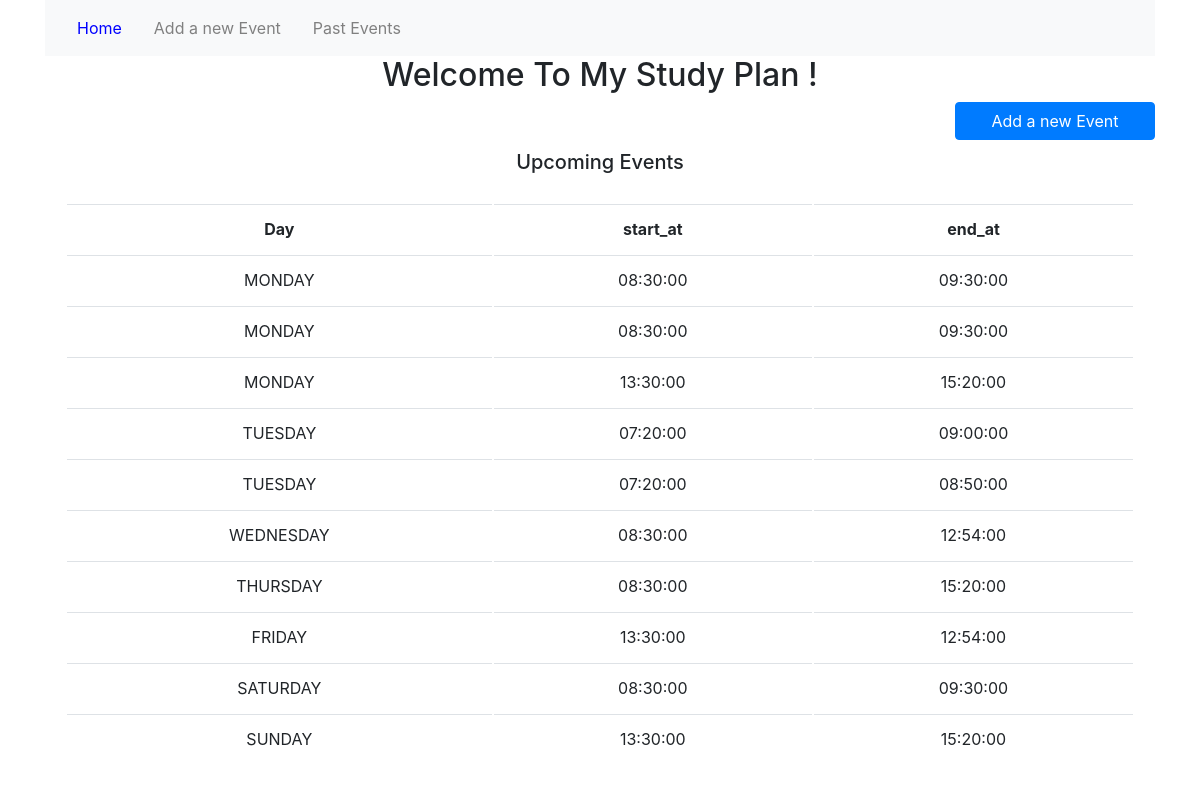
The page / on the database its author committed.
### tables this page shows
CREATE TABLE `plan` (
  `id` int(11) NOT NULL AUTO_INCREMENT,
  `day` varchar(20) DEFAULT NULL,
  `startTime` time DEFAULT NULL,
  `endTime` time DEFAULT NULL,
  PRIMARY KEY (`id`)
);

### getdata.php (the view, shortened to what this page needs)
<?php
include "db.php";
$sql = "Select * from plan
        where id  Not IN (select id from pastevents )
        ORDER BY FIELD(day, 'MONDAY', 'TUESDAY', 'WEDNESDAY', 'THURSDAY', 'FRIDAY', 'SATURDAY', 'SUNDAY'), startTime" ;
if($result = mysqli_query($con ,$sql)){
if(mysqli_num_rows($result) > 0 ){
    echo "<table class ='table'><tr><th>Day</th><th>start_at</th><th>end_at</th></tr>" ;
while($row = mysqli_fetch_assoc($result)){
    echo "<tr><td>".$row["day"]."</td>
                <td>".$row["startTime"]."</td>
                <td>".$row["endTime"]."</td></tr>" ;
}
echo "</table>" ;
}
}

### index.php (shortened to what this page needs)
<!DOCTYPE html>
<html lang="en">
<head>
    <link rel="stylesheet" href="https://stackpath.bootstrapcdn.com/bootstrap/4.3.1/css/bootstrap.min.css">
    <link rel = "stylesheet" href= 'style1.css' >
</head>
<body>
    <div class="container">
        <div>
			<nav class="navbar navbar-expand-lg navbar-light bg-light">
				<a class="nav-item nav-link active" id = "home" href="index.php">Home</a>
				<a id = "add" class="nav-item nav-link" href="add.html">Add a new Event</a>
				<a id = "past" class="nav-item nav-link" href="pastevents.php">Past Events</a>
			</nav>
		</div>
        <div>
        <h2 class="welcome">Welcome To My Study Plan !</h2>
        <form action="add.html">
            <button type="submit" class="btn btn-primary  " >Add a new Event </button> <br><br>
        </form>
        <h5>Upcoming Events</h5>
        <?php
            include "getdata.php";
        ?>
    </div>
    </div>
</body>
</html>

### style1.css (style rules this page uses)
.container { background-color: white; }
.table { text-align: center; font-size: 16px; margin-right: auto; margin-left: auto; border-collapse: inherit; border-width: 2px 2px 2px 2px; padding: 20px; table-layout: auto; }
th,td { padding: 5px 15px; }
.btn { float:right; width: 200px; text-align: center; display: block; }
.welcome { text-align: center; }
h5 { text-align:center ; }

### index.php (style rules this page uses)
#home { color:blue ; }
#add { color:grey ; }
#past { color:grey; }

### rows shown on the page
plan: day "MONDAY", startTime "08:30:00", endTime "09:30:00"
plan: day "MONDAY", startTime "08:30:00", endTime "09:30:00"
plan: day "MONDAY", startTime "13:30:00", endTime "15:20:00"
plan: day "TUESDAY", startTime "07:20:00", endTime "09:00:00"
plan: day "TUESDAY", startTime "07:20:00", endTime "08:50:00"
plan: day "WEDNESDAY", startTime "08:30:00", endTime "12:54:00"
plan: day "THURSDAY", startTime "08:30:00", endTime "15:20:00"
plan: day "FRIDAY", startTime "13:30:00", endTime "12:54:00"
plan: day "SATURDAY", startTime "08:30:00", endTime "09:30:00"
plan: day "SUNDAY", startTime "13:30:00", endTime "15:20:00"
